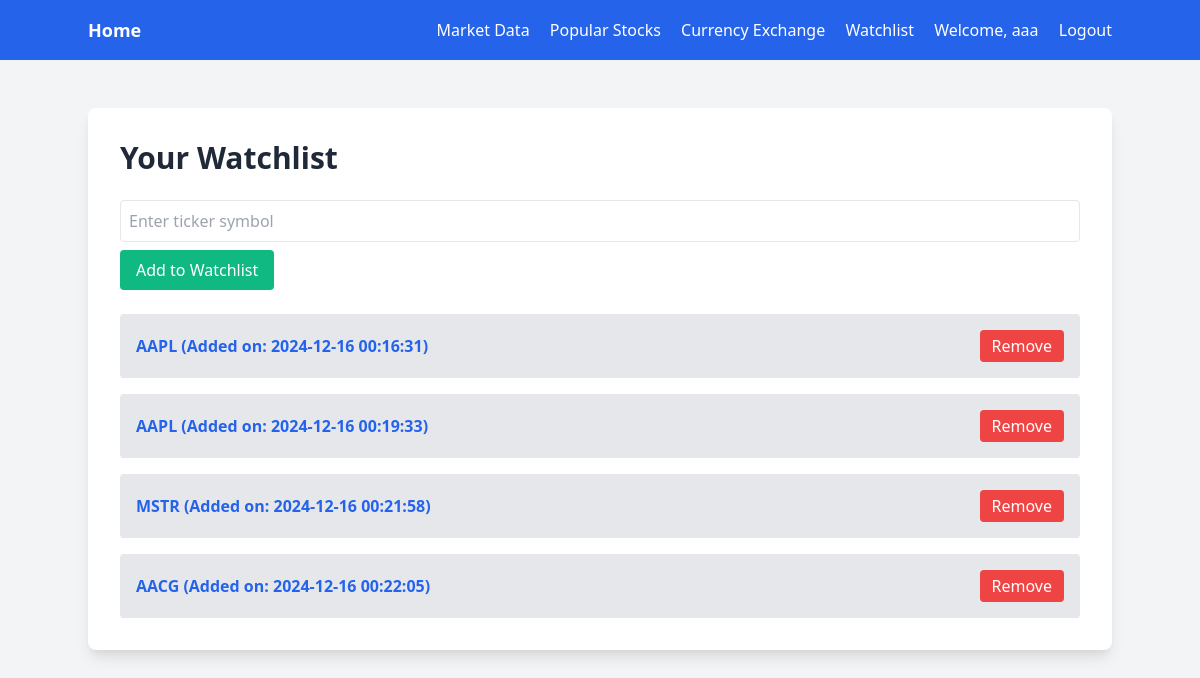
Screenshot of /watchlist (signed in) with the database file from the repository.
### tables this page shows
CREATE TABLE watchlist (
            id INTEGER PRIMARY KEY AUTOINCREMENT,
            username TEXT NOT NULL,
            ticker TEXT NOT NULL,
            date_added TIMESTAMP DEFAULT CURRENT_TIMESTAMP,
            FOREIGN KEY (username) REFERENCES users (username)
        );

### __init__.py (the view)
@app.route('/watchlist')
@login_required
def watchlist():
    conn = get_db_connection()
    username = session['username']
    stocks = conn.execute('SELECT * FROM watchlist WHERE username = ?', (username,)).fetchall()
    conn.close()
    return render_template('watchlist.html', stocks=stocks)

### __init__.py (called while the page is built)
def get_db_connection():
    conn = sqlite3.connect('stonks.db')
    conn.row_factory = sqlite3.Row
    return conn

def login_required(f):
    @wraps(f)
    def decorated_function(*args, **kwargs):
        if 'username' not in session:
            flash('You must be logged in to access this page.', 'danger')
            return redirect(url_for('login', next=request.url))
        return f(*args, **kwargs)
    return decorated_function

### templates/watchlist.html (shortened to what this page needs)
<!DOCTYPE html>
<html lang="en">
<head>
    <link href="https://cdn.jsdelivr.net/npm/tailwindcss@2.2.19/dist/tailwind.min.css" rel="stylesheet">
</head>
<body class="bg-gray-100 text-gray-800">
    <nav class="bg-blue-600 text-white p-4">
        <div class="container mx-auto flex justify-between items-center">
            <a href="{{ url_for('home') }}" class="text-lg font-bold">Home</a>
            <div>
                <a href="{{ url_for('market_bp.market_data') }}" class="mr-4 hover:underline">Market Data</a>
                <a href="{{ url_for('market_bp.popular_stocks') }}" class="mr-4 hover:underline">Popular Stocks</a>
                <a href="{{ url_for('currency_bp.currency_exchange') }}" class="mr-4 hover:underline">Currency Exchange</a>
                <a href="{{ url_for('watchlist') }}" class="mr-4 hover:underline">Watchlist</a>
                {% if 'username' in session %}
                    <span class="mr-4">Welcome, {{ session['username'] }}</span>
                    <a href="{{ url_for('logout') }}" class="hover:underline">Logout</a>
                {% else %}
                    <a href="{{ url_for('login') }}" class="mr-4 hover:underline">Login</a>
                    <a href="{{ url_for('register') }}" class="hover:underline">Register</a>
                {% endif %}
            </div>
        </div>
    </nav>
    <div class="container mx-auto my-12 p-8 bg-white shadow-lg rounded-lg">
        <h1 class="text-3xl font-bold mb-6">Your Watchlist</h1>
        <form method="POST" action="{{ url_for('add_to_watchlist') }}" class="mb-6">
            <input type="text" name="ticker" placeholder="Enter ticker symbol" class="border rounded w-full p-2 mb-2" required>
            <button type="submit" class="bg-green-500 text-white py-2 px-4 rounded hover:bg-green-600">Add to Watchlist</button>
        </form>
        {% if stocks %}
            <ul class="space-y-4">
                {% for stock in stocks %}
                    <li class="p-4 bg-gray-200 rounded flex justify-between items-center">
                        <a href="{{ url_for('market_bp.stock_detail', symbol=stock['ticker']) }}" class="text-blue-600 font-semibold hover:underline">
                            {{ stock['ticker'] }} (Added on: {{ stock['date_added'] }})
                        </a>
                        <form method="POST" action="{{ url_for('remove_from_watchlist', stock_id=stock['id']) }}">
                            <button type="submit" class="bg-red-500 text-white py-1 px-3 rounded hover:bg-red-600">Remove</button>
                        </form>
                    </li>
                {% endfor %}
            </ul>
        {% else %}
            <p class="text-gray-500">Your watchlist is currently empty.</p>
        {% endif %}
    </div>
</body>
</html>

### rows the page displays
watchlist: ticker "AAPL", date_added "2024-12-16 00:16:31"
watchlist: ticker "AAPL", date_added "2024-12-16 00:19:33"
watchlist: ticker "MSTR", date_added "2024-12-16 00:21:58"
watchlist: ticker "AACG", date_added "2024-12-16 00:22:05"

### other values shown
{{ session['username'] }} "aaa"
